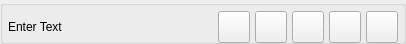
<?xml version="1.0" encoding="UTF-8"?>
<ui version="4.0">
 <class>InputAllWidget</class>
 <widget class="QWidget" name="InputAllWidget">
  <property name="geometry">
   <rect>
    <x>0</x>
    <y>0</y>
    <width>406</width>
    <height>44</height>
   </rect>
  </property>
  <property name="sizePolicy">
   <sizepolicy hsizetype="Expanding" vsizetype="Fixed">
    <horstretch>0</horstretch>
    <verstretch>0</verstretch>
   </sizepolicy>
  </property>
  <property name="minimumSize">
   <size>
    <width>0</width>
    <height>44</height>
   </size>
  </property>
  <property name="maximumSize">
   <size>
    <width>16777215</width>
    <height>44</height>
   </size>
  </property>
  <property name="windowTitle">
   <string>Form</string>
  </property>
  <property name="styleSheet">
   <string notr="true"/>
  </property>
  <layout class="QGridLayout" name="gridLayout_2">
   <property name="leftMargin">
    <number>0</number>
   </property>
   <property name="topMargin">
    <number>0</number>
   </property>
   <property name="rightMargin">
    <number>0</number>
   </property>
   <property name="bottomMargin">
    <number>0</number>
   </property>
   <property name="spacing">
    <number>0</number>
   </property>
   <item row="0" column="0">
    <widget class="QGroupBox" name="m_MainGroupBox">
     <property name="sizePolicy">
      <sizepolicy hsizetype="Expanding" vsizetype="Fixed">
       <horstretch>0</horstretch>
       <verstretch>0</verstretch>
      </sizepolicy>
     </property>
     <property name="minimumSize">
      <size>
       <width>0</width>
       <height>44</height>
      </size>
     </property>
     <property name="maximumSize">
      <size>
       <width>16777215</width>
       <height>44</height>
      </size>
     </property>
     <layout class="QHBoxLayout" name="horizontalLayout">
      <property name="spacing">
       <number>5</number>
      </property>
      <property name="leftMargin">
       <number>5</number>
      </property>
      <property name="topMargin">
       <number>5</number>
      </property>
      <property name="rightMargin">
       <number>5</number>
      </property>
      <property name="bottomMargin">
       <number>5</number>
      </property>
      <item>
       <widget class="VxLabel" name="m_TextAllButton">
        <property name="sizePolicy">
         <sizepolicy hsizetype="Preferred" vsizetype="Fixed">
          <horstretch>0</horstretch>
          <verstretch>0</verstretch>
         </sizepolicy>
        </property>
        <property name="minimumSize">
         <size>
          <width>0</width>
          <height>32</height>
         </size>
        </property>
        <property name="maximumSize">
         <size>
          <width>16777215</width>
          <height>32</height>
         </size>
        </property>
        <property name="text">
         <string>Enter Text</string>
        </property>
       </widget>
      </item>
      <item>
       <widget class="VxPushButton" name="m_SelectFaceAllButton">
        <property name="sizePolicy">
         <sizepolicy hsizetype="Fixed" vsizetype="Fixed">
          <horstretch>0</horstretch>
          <verstretch>0</verstretch>
         </sizepolicy>
        </property>
        <property name="minimumSize">
         <size>
          <width>32</width>
          <height>32</height>
         </size>
        </property>
        <property name="maximumSize">
         <size>
          <width>32</width>
          <height>32</height>
         </size>
        </property>
        <property name="text">
         <string/>
        </property>
        <property name="iconSize">
         <size>
          <width>32</width>
          <height>32</height>
         </size>
        </property>
       </widget>
      </item>
      <item>
       <widget class="VxPushButton" name="m_CameraAllButton">
        <property name="sizePolicy">
         <sizepolicy hsizetype="Fixed" vsizetype="Fixed">
          <horstretch>0</horstretch>
          <verstretch>0</verstretch>
         </sizepolicy>
        </property>
        <property name="minimumSize">
         <size>
          <width>32</width>
          <height>32</height>
         </size>
        </property>
        <property name="maximumSize">
         <size>
          <width>32</width>
          <height>32</height>
         </size>
        </property>
        <property name="text">
         <string/>
        </property>
        <property name="iconSize">
         <size>
          <width>32</width>
          <height>32</height>
         </size>
        </property>
       </widget>
      </item>
      <item>
       <widget class="VxPushButton" name="m_GalleryAllButton">
        <property name="sizePolicy">
         <sizepolicy hsizetype="Fixed" vsizetype="Fixed">
          <horstretch>0</horstretch>
          <verstretch>0</verstretch>
         </sizepolicy>
        </property>
        <property name="minimumSize">
         <size>
          <width>32</width>
          <height>32</height>
         </size>
        </property>
        <property name="maximumSize">
         <size>
          <width>32</width>
          <height>32</height>
         </size>
        </property>
        <property name="text">
         <string/>
        </property>
        <property name="iconSize">
         <size>
          <width>32</width>
          <height>32</height>
         </size>
        </property>
       </widget>
      </item>
      <item>
       <widget class="VxPushButton" name="m_VideoAllButton">
        <property name="sizePolicy">
         <sizepolicy hsizetype="Fixed" vsizetype="Fixed">
          <horstretch>0</horstretch>
          <verstretch>0</verstretch>
         </sizepolicy>
        </property>
        <property name="minimumSize">
         <size>
          <width>32</width>
          <height>32</height>
         </size>
        </property>
        <property name="maximumSize">
         <size>
          <width>32</width>
          <height>32</height>
         </size>
        </property>
        <property name="text">
         <string/>
        </property>
        <property name="iconSize">
         <size>
          <width>32</width>
          <height>32</height>
         </size>
        </property>
       </widget>
      </item>
      <item>
       <widget class="VxPushButton" name="m_MicAllButton">
        <property name="sizePolicy">
         <sizepolicy hsizetype="Fixed" vsizetype="Fixed">
          <horstretch>0</horstretch>
          <verstretch>0</verstretch>
         </sizepolicy>
        </property>
        <property name="minimumSize">
         <size>
          <width>32</width>
          <height>32</height>
         </size>
        </property>
        <property name="maximumSize">
         <size>
          <width>32</width>
          <height>32</height>
         </size>
        </property>
        <property name="text">
         <string/>
        </property>
        <property name="iconSize">
         <size>
          <width>32</width>
          <height>32</height>
         </size>
        </property>
       </widget>
      </item>
     </layout>
    </widget>
   </item>
  </layout>
 </widget>
 <customwidgets>
  <customwidget>
   <class>VxPushButton</class>
   <extends>QPushButton</extends>
   <header>VxPushButton.h</header>
  </customwidget>
  <customwidget>
   <class>VxLabel</class>
   <extends>QLabel</extends>
   <header>VxLabel.h</header>
  </customwidget>
 </customwidgets>
 <resources/>
 <connections/>
</ui>
